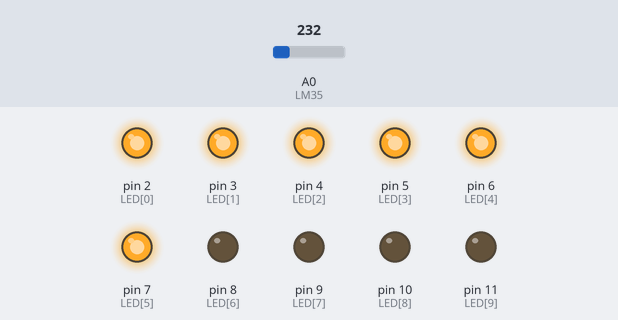
This sketch was run on a simulated Arduino Uno, built with avr-gcc and run on an emulated ATmega328P. Parts: output pins drawn as LEDs (lit = HIGH). The inputs (shaded band) are chosen by the test bench; at power-on: A0 (LM35) = 232.

Above: at 1.8 s.
1.9 s: A0 (LM35) set to 243
At 3.1 s:
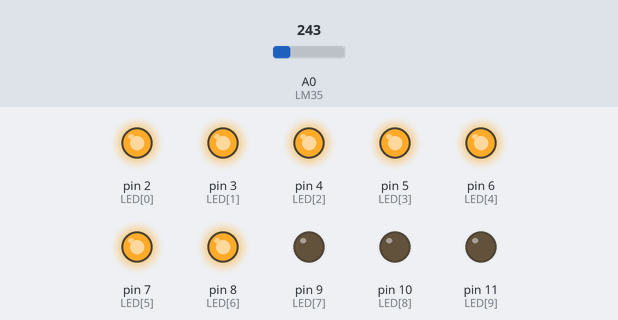
3.5 s: A0 (LM35) set to 201
At 4.7 s:
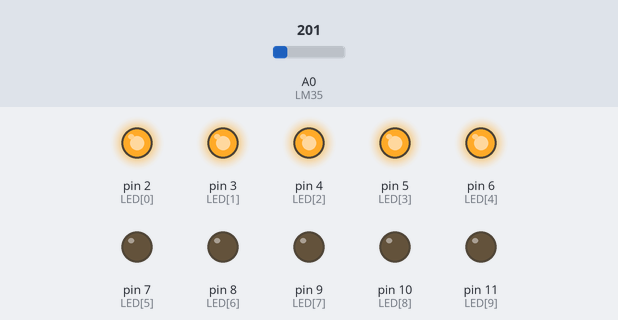
5.5 s: A0 (LM35) set to 179
At 7.2 s:
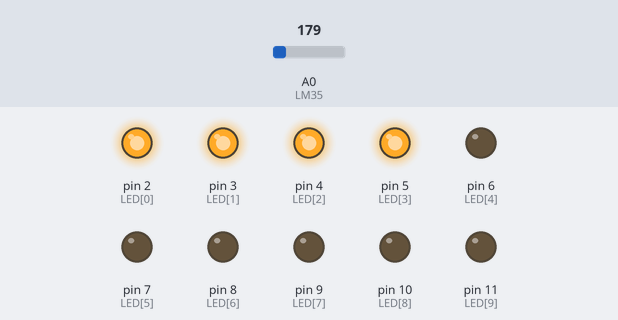
7.5 s: A0 (LM35) set to 290
At 9.0 s:
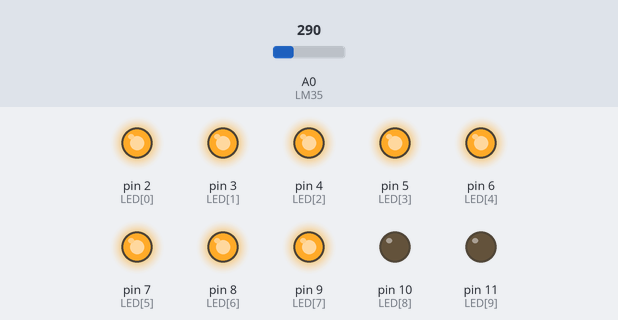
9.5 s: A0 (LM35) set to 309
11.2 s: A0 (LM35) set to 326
At 13.2 s:
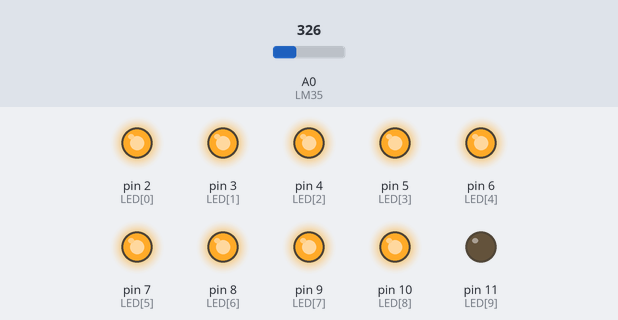
Timing chart, 0 to 14.5 s (numbered marks = the images above; inputs shaded):
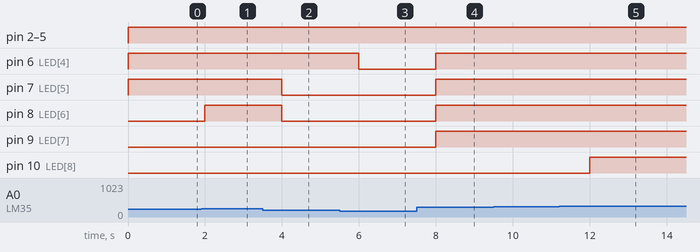

The sketch:

TERMOMETRO.ino
```cpp
const int LM35 = 0;
float temperatura = 0;
int ADClido = 0;
const int LED[]={2,3,4,5,6,7,8,9,10,11};

void setup()
{
 analogReference(INTERNAL);

 for (int i=0; i<10; i++)
 {
   pinMode(LED[i], OUTPUT);
 }

}

void loop()
{
  ADClido = analogRead(LM35);
  temperatura = ADClido* 0.1075268817204301;

  if (temperatura > 10)
    digitalWrite(LED[0], HIGH);

  else
    digitalWrite(LED[0], LOW);


  if (temperatura > 11.5)
    digitalWrite(LED[1], HIGH);

  else
    digitalWrite(LED[1], LOW);

  if (temperatura > 12.5)
    digitalWrite(LED[2], HIGH);

  else
    digitalWrite(LED[2], LOW);

  if (temperatura > 13.5)
    digitalWrite(LED[3], HIGH);

  else
    digitalWrite(LED[3], LOW);

  if (temperatura > 20)
    digitalWrite(LED[4], HIGH);

  else
    digitalWrite(LED[4], LOW);

  if (temperatura > 23)
    digitalWrite(LED[5], HIGH);

  else
    digitalWrite(LED[5], LOW);


  if (temperatura > 25)
    digitalWrite(LED[6], HIGH);

  else
    digitalWrite(LED[6], LOW);


  if (temperatura > 30)
    digitalWrite(LED[7], HIGH);

  else
    digitalWrite(LED[7], LOW);


  if (temperatura > 35)
    digitalWrite(LED[8], HIGH);

  else
    digitalWrite(LED[8], LOW);


  if (temperatura > 35.5)
    digitalWrite(LED[9], HIGH);

  else
    digitalWrite(LED[9], LOW);


  if (temperatura > 40)
    digitalWrite(LED[10], HIGH);

  else
    digitalWrite(LED[10], LOW);


  delay(1000);
}
```

Measured:
- the behaviour switches between 232 and 233 on A0 (LM35) (found by bisection; images 0 and 1)
- the behaviour switches between 187 and 186 on A0 (LM35) (found by bisection; images 2 and 3)
- the behaviour switches between 325 and 326 on A0 (LM35) (found by bisection; images 4 and 5)
- after the input at 1.9 s, pin 8 (LED[6]): LOW → HIGH after 0.10 s
- after the input at 3.5 s, pin 7 (LED[5]), pin 8 (LED[6]): HIGH → LOW after 0.50 s
- after the input at 5.5 s, pin 6 (LED[4]): HIGH → LOW after 0.50 s
- after the input at 7.5 s, pin 6 (LED[4]), pin 7 (LED[5]), pin 8 (LED[6]), pin 9 (LED[7]): LOW → HIGH after 0.50 s
- after the input at 9.5 s, every drawn part: stays the same
- after the input at 11.2 s, pin 10 (LED[8]): LOW → HIGH after 0.80 s
